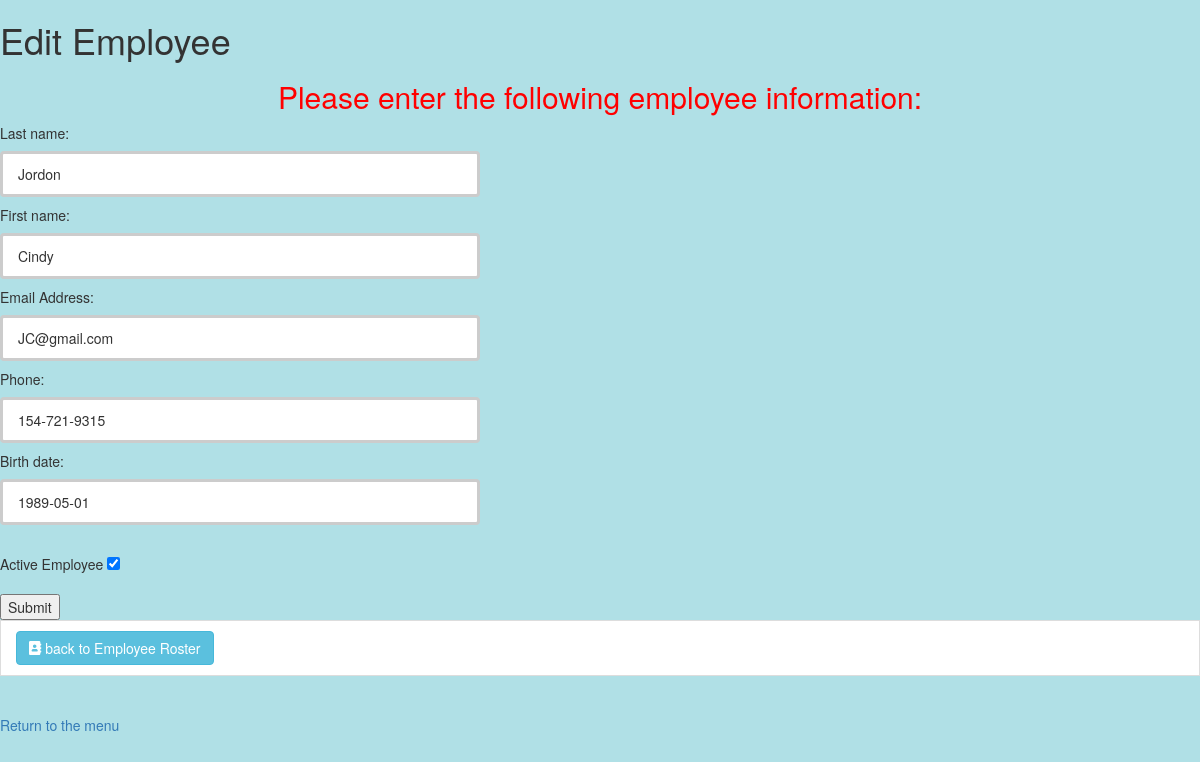
Page /editemployee.php?empnum=3 (signed in) on the committed database.
### tables this page shows
CREATE TABLE `employee_list` (
  `EmpID` int(8) NOT NULL,
  `last_name` varchar(20) NOT NULL,
  `first_name` varchar(20) NOT NULL,
  `email` varchar(50) NOT NULL,
  `phone` varchar(15) NOT NULL,
  `birth` date NOT NULL,
  `Password` varchar(300) NOT NULL,
  `EmpActive` tinyint(1) NOT NULL
);

### editemployee.php (the view, shortened to what this page needs)
?><!DOCTYPE html>
<html>
<head>
<body style="background-color:powderblue;">
<link rel="stylesheet" type="text/css" href="mystyles.css">
  <link rel="stylesheet" href="https://maxcdn.bootstrapcdn.com/bootstrap/3.3.7/css/bootstrap.min.css">
</head>
<body>
<h1>Edit Employee</h1>
<?php
$editEmpnumber = $_GET['empnum'];
require_once('dbcreds.php');
try {
    $conn = new PDO("mysql:host=$servername;dbname=$dbname", $username, $password);
    $conn->setAttribute(PDO::ATTR_ERRMODE, PDO::ERRMODE_EXCEPTION);
	$empSQL = 'SELECT * from employee_list WHERE EmpID = ' . $editEmpnumber;
	$STH = $conn->query($empSQL);
	$STH->setFetchMode(PDO::FETCH_ASSOC);
	$empFound = false;
	if($emprow = $STH->fetch()) {
		$empFound = true;
		$empLastName = $emprow['last_name'];
		$empFirstName = $emprow['first_name'];
		$empEmail = $emprow['email'];
		$empPhone = $emprow['phone'];
		$empBirth = $emprow['birth'];
		$ActiveEmp = "";
		if($emprow['EmpActive']) $ActiveEmp=" Checked ";
		}
    }
catch(PDOException $e)
    {
    echo "DB failed: " . $e->getMessage();
    }
if($empFound) {
?>
<h2 style="font-size:15;" align="center"> <font color="red">Please enter the following employee information:</font></h2>
<form action="viewallemployees_datatables.php" method="post">
  Last name:<br>
  <input type="text" name="flastname" value="<?php echo $empLastName; ?>" >
  <br>
  First name:<br>
  <input type="text" name="ffirstname" value="<?php echo $empFirstName; ?>" >
  <br>
  Email Address:<br>
  <input type="text" name="femail" value="<?php echo $empEmail; ?>" >
  <br>
  Phone:<br>
  <input type="text" name="fphone" value="<?php echo $empPhone; ?>" >
  <br>
  Birth date:<br>
  <input type="text" name="fbirth" value="<?php echo $empBirth; ?>" >
  <br> <br>
  Active Employee
  <input type="checkbox" name="factiveemployee" value="" <?php echo $ActiveEmp; ?>>
  <br><br>
  <input type="submit" name="editemployeenow" value="Submit">
</form>
<?php
}
?>
  <a href="viewallemployees_datatables.php" class="list-group-item">
    <button type="button" class="btn btn-info">
    <i class="fas fa-address-book"></i></span> back to Employee Roster
    </button></a>
<br><br>
<a href="mainmenu.php">Return to the menu</a>
	<br><br>
</body>
</html>

### mystyles.css (style rules this page uses)
input[type=text] { width: 40%; padding: 10px 15px; margin: 8px 0; border-radius: 4px; box-sizing: border-box; border: 3px solid #ccc; -webkit-transition: 0.5s; transition: 0.5s; outline: none; }
body { background-color: PowderBlue; }

### rows in the picture
employee_list: flastname "Jordon", ffirstname "Cindy", femail "JC@gmail.com", fphone "154-721-9315", fbirth "1989-05-01"
